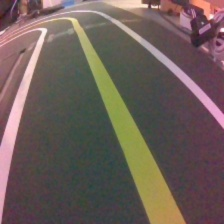
#> input picture opencv_start/img/track_left.jpg, 224 x 224 px, given in place of solidWhiteRight.mp4, which was not available
$ python 04_lanedetect.py
#> lines starting #> are read from the running program, lines starting #| are printed output that depends on the picture; after the words box and inside, x2 and y2 are one past the last pixel; in counts of white or black regions, pixels touching at a corner belong together; long printed decimals are rounded; pictures that were not available may be replaced by others from this repository, and a replacement may not be noted
### opencv_start/OpenCV_Utils.py
import cv2
import numpy as np


# [16 lines left out: functions imageRead, imageShow, not called in this run]


def imageWrite(imagename, image):
    return cv2.imwrite(imagename, image)


def imageCopy(src):
    return np.copy(src)


# [52 lines left out: functions Video, imageParameters, not called in this run]


def getPixel(image, x, y, c=None):
    return image[y, x, c]


def setPixel(image, x, y, value, c=None):
    image[y, x, c] = value
    return image


def CutRectROI(image, x1, y1, x2, y2):
    return image[y1:y2, x1:x2]


# [4 lines left out: function PasteRectROI, not called in this run]


def makeBlackImage(image, color=False):
    height, width = image.shape[0], image.shape[1]
    if color is True:
        return np.zeros((height, width, 3), np.uint8)
    else:
        if len(image.shape) == 2:
            return np.zeros((height, width), np.uint8)
        else:
            return np.zeros((height, width, 3), np.uint8)


def fillPolyROI(image, points):
    if len(image.shape) == 2:
        channels = 1
    else:
        channels = image.shape[2]
    mask = makeBlackImage(image)
    ignore_mask_color = (255,) * channels
    cv2.fillPoly(mask, points, ignore_mask_color)
    return mask


def polyROI(image, points):
    mask = fillPolyROI(image, points)
    return cv2.bitwise_and(image, mask)


def convertColor(image, flag=cv2.COLOR_BGR2GRAY):
    return cv2.cvtColor(image, flag)


def splitImage(image):
    return cv2.split(image)


def mergeImage(channel1, channel2, channel3):
    return cv2.merge((channel1, channel2, channel3))


def rangeColor(image, lower, upper):
    result = imageCopy(image)
    return cv2.inRange(result, lower, upper)


# [4 lines left out: function splitColor, not called in this run]


def drawLine(image, point1, point2, color=(255, 0, 0), thickness=3, lineType=cv2.LINE_AA):
    result = imageCopy(image)
    return cv2.line(result, point1, point2, color, thickness, lineType)


def drawRect(image, point1, point2, color=(255, 0, 0), thickness=3, lineType=cv2.LINE_AA):
    result = imageCopy(image)
    return cv2.rectangle(result, point1, point2, color, thickness, lineType)


def drawCircle(image, center, radius, color=(255, 0, 0), thickness=3, lineType=cv2.LINE_AA):
    result = imageCopy(image)
    return cv2.circle(result, center, radius, color, thickness, lineType)


def drawEllipse(image, center, axis, angle, startAngle, endAngle, color=(255, 0, 0), thickness=3, lineType=cv2.LINE_AA):
    result = imageCopy(image)
    return cv2.ellipse(result, center, axis, angle, startAngle, endAngle, color, thickness, lineType)


# [4 lines left out: function drawPolygon, not called in this run]


def drawText(image, text, point=(10, 10), font=cv2.FONT_HERSHEY_PLAIN, fontScale=2.0, color=(255,255,255), thickness=3, lineType=cv2.LINE_AA):
    result = imageCopy(image)
    return cv2.putText(result, text, point, font, fontScale, color, thickness, lineType)


def addImage(image1, image2):
    return cv2.add(image1, image2)


# [5 lines left out: function addWeightedImage, not called in this run]


def imageThreshold(image, thresh=128, maxval=255, type=cv2.THRESH_BINARY):
    _, res = cv2.threshold(image, thresh=thresh, maxval=maxval, type=type)
    return res


def imageBlur(image, ksize):
    size = ((ksize+1) * 2 - 1, (ksize+1) * 2 - 1)
    return cv2.blur(image, size)


def imageGaussianBlur(image, ksize, sigmaX, sigmaY):
    size = ((ksize+1) * 2 - 1, (ksize+1) * 2 - 1)
    return cv2.GaussianBlur(image, ksize=size, sigmaX=sigmaX, sigmaY=sigmaY)


def imageMedianBlur(image, size):
    ksize = (size+1) * 2 - 1
    return cv2.medianBlur(image, ksize)


def imageBilateralFilter(image, size, sigmaColor, sigmaSpace):
    d = (size+1) * 2 - 1
    return cv2.bilateralFilter(image, d, sigmaColor=sigmaColor, sigmaSpace=sigmaSpace)


def imageFiltering(image, kernel, ddepth=-1):
    return cv2.filter2D(image, ddepth, kernel)


# [22 lines left out: functions imageEdgePrewitt, imageEdgeSobel, imageEdgeScharr, not called in this run]


def imageEdgeLaplacianCV(image):
    return cv2.Laplacian(image, -1)


# [14 lines left out: functions imageEdgeLaplacianFilter2D, imageEdgeLoG, not called in this run]


def cannyEdge(image, threshold1=100, threshold2=200):
    return cv2.Canny(image, threshold1, threshold2)


# [30 lines left out: functions computeHist, histogramEqualize, not called in this run]


def imageDilation(image, kernel, iterations):
    return cv2.dilate(image, kernel=kernel, iterations=iterations)


def imageErosion(image, kernel, iterations):
    return cv2.erode(image, kernel=kernel, iterations=iterations)


# [17 lines left out: functions imageMorphologicalGradient, imageOpening, imageClosing, not called in this run]


def imageMorphologyKernel(flag=cv2.MORPH_RECT, size=5):
    return cv2.getStructuringElement(flag, (size, size))


def imageMorphologyEx(image, op, kernel, iterations=1):
    return cv2.morphologyEx(image, op=op, kernel=kernel, iterations=iterations)


# [40 lines left out: functions imageResize, imageTranslation, imageRotation, imageAffineTransformation, imagePerspectiveTransformation, not called in this run]


def houghLines(image, rho=1, theta=np.pi/180, threshold=100):
    return cv2.HoughLines(image, rho, theta, threshold)


# [16 lines left out: function drawHoughLines, not called in this run]


def houghLinesP(image, rho=1.0, theta=np.pi/180, threshold=100, minLineLength=10, maxLineGap=100):
    return cv2.HoughLinesP(image, rho, theta, threshold, minLineLength=minLineLength, maxLineGap=maxLineGap)


# [52 lines left out: functions drawHoughLinesP, splitTwoSideLines, splitOneSideLines, medianPoint, not called in this run]


def interpolate(x1, y1, x2, y2, y):
    return int(float(y - y1) * float(x2-x1) / float(y2-y1) + x1)


# [28 lines left out: functions lineFittingOneSide, lineFitting, not called in this run]


def houghCircles(image, method=cv2.HOUGH_GRADIENT, dp = 1, minDist = 10, canny = 50, threshold = 30, minRadius = 0, maxRadius = 0):
    circles = cv2.HoughCircles(image, method, dp, minDist, param1=canny, param2=threshold, minRadius=minRadius, maxRadius=maxRadius)
    return circles


# [8 lines left out: function drawHoughCircles, not called in this run]

### opencv_start/04_lanedetect.py
from OpenCV_Functions import *

min_y = 0
def splitLines(lines):
    left_x = []
    left_y = []
    right_x = []
    right_y = []
    for line in lines:
        x1 = line[0,0]
        y1 = line[0,1]
        x2 = line[0,2]
        y2 = line[0,3]
        slope = (float)(y2-y1)/(float)(x2-x1)
        if abs(slope) < 0.5:
            continue
        if slope <= 0:
            left_x.append([x1, x2])
            left_y.append([y1, y2])
        else:
            right_x.append([x1, x2])
            right_y.append([y1, y2])
    return left_x, left_y, right_x, right_y


def meanPoint(x):
    sum1 = 0
    sum2 = 0
    for x1, x2 in x:
        sum1 += x1
        sum2 += x2
    sum1 = int(float(sum1)/float(len(x)))
    sum2 = int(float(sum2)/float(len(x)))
    return [sum1, sum2]

def medianPoint(x):
    xx = sorted(x)
    return xx[(int)(len(xx)/2)]


def interpolate(list_x, list_y, y):
    x1 = list_x[0]
    x2 = list_x[1]
    y1 = list_y[0]
    y2 = list_y[1]
    return int(float(y - y1) * float(x2-x1) / float(y2-y1) + x1)


def lineFitting(image, left_x, left_y, right_x, right_y):
    result = imageCopy(image)
    height = image.shape[0]
    lx = meanPoint(left_x)
    ly = meanPoint(left_y)
    rx = meanPoint(right_x)
    ry = meanPoint(right_y)
    min_y = int(height*0.6)
    max_y = height
    min_x_left = interpolate(lx, ly, min_y)
    max_x_left = interpolate(lx, ly, max_y)
    min_x_right = interpolate(rx, ry, min_y)
    max_x_right = interpolate(rx, ry, max_y)
    cv2.line(result, (min_x_left, min_y), (max_x_left, max_y), (0, 0, 255), 3)
    cv2.line(result, (min_x_right, min_y), (max_x_right, max_y), (0, 0, 255), 3)
    return result

def lineFitting2(image, left_x, left_y, right_x, right_y):
    global min_y
    global goalX
    global goalY
    result = imageCopy(image)
    height = image.shape[0]
    if(left_x and left_y):
        lx = meanPoint(left_x)
        ly = meanPoint(left_y)
        #print('lx')
        #print(lx)
        slope = (float)(ly[1]-ly[0])/(float)(lx[1]-lx[0])
        print(slope)
        max_ly = max(ly)
        #print(max_ly)
        min_x_left = interpolate(lx, ly, min_y)
        max_x_left = min(lx) #lx[1] #interpolate(lx, ly, ly)
        #print(max_x_left)
        cv2.line(result, (min_x_left, min_y), (max_x_left, max_ly), (0, 0, 255), 3)
    if(right_x and right_y):
        rx = meanPoint(right_x)
        ry = meanPoint(right_y)
        max_ry = max(ry)
        min_x_right = interpolate(rx, ry, min_y)
        max_x_right = max(rx) #rx[1] #interpolate(rx, ry, ry)
        cv2.line(result, (min_x_right, min_y), (max_x_right, max_ry), (0, 0, 255), 3)
    #roadWidth = max_x_right - min_x_left
    #goalX = int(roadWidth/2)
    #print('roadWidth:{} goalX:{}'.format(roadWidth, goalX))
    return result


def imageProcessing(image):
    global min_y
    result = imageCopy(image)
    image_gray = convertColor(image, cv2.COLOR_BGR2GRAY)
    #image_edge = cannyEdge(image_gray, 100, 200)
    height, width = image.shape[:2]

    min_y = int(height*0.75)
    pt1 = (width*0.00, min_y) #height*0.45)
    pt2 = (width*1.00, min_y)
    pt3 = (width*1.00, height*0.95)
    pt4 = (width*0.00, height*0.95)
    roi_corners = np.array([[pt1, pt2, pt3, pt4]], dtype=np.int32)
    result = polyROI(result, roi_corners)

    result = cannyEdge(result, 100, 200)
    lines = houghLinesP(result, 1, np.pi/180, 10, 10)
    lx, ly, rx, ry = splitLines(lines)
    result3 = lineFitting2(image, lx, ly, rx, ry)

    #result = lineFitting(image, lines, (0, 0, 255), 5, 5. * np.pi / 180.)
    return result3

def VideoProcessing(openpath, savepath = "output.avi"):
#> called with openpath = './solidWhiteRight.mp4'
    cap = cv2.VideoCapture(openpath)
    if cap.isOpened():
        print("Video Opened")
    else:
        print("Video Not Opened")
        print("Program Abort")
        exit()
    fps = cap.get(cv2.CAP_PROP_FPS)
    width = int(cap.get(cv2.CAP_PROP_FRAME_WIDTH))
    height = int(cap.get(cv2.CAP_PROP_FRAME_HEIGHT))
    fourcc = int(cap.get(cv2.CAP_PROP_FOURCC))
    #out = cv2.VideoWriter(savepath, fourcc, fps, (width, height), True)
    #cv2.namedWindow("Input", cv2.WINDOW_GUI_EXPANDED)
    cv2.namedWindow("Output", cv2.WINDOW_GUI_EXPANDED)
    import OpenCV_Functions
    while cap.isOpened():
        # Capture frame-by-frame
        ret, frame = cap.read()
#> frame is the input picture: shape (224, 224, 3); mean B, G, R 88.3, 93.8, 108.6
        if ret:
            # Our operations on the frame come here
            output = imageProcessing(frame)
#> in convertColor, `return cv2.cvtColor(image, flag)`:
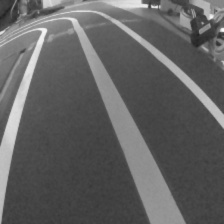
#> returned value: shape (224, 224); min 33, max 248, mean 97.6
#> in fillPolyROI, `mask = makeBlackImage(image)`: mask: shape (224, 224, 3); every value is 0
#> in fillPolyROI, `cv2.fillPoly(mask, points, ignore_mask_color)`:
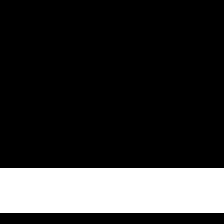
#> mask: shape (224, 224, 3); 20.1% white; 1 white region, box (x1, y1, x2, y2) and area: (0, 168, 224, 213) 10080
#> in polyROI, `return cv2.bitwise_and(image, mask)`:
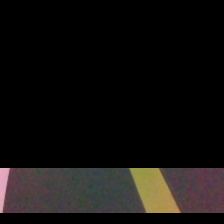
#> returned value: shape (224, 224, 3); mean of channels 0, 1, 2 14.6, 16, 18.4; drawn as B, G, R
#> in cannyEdge, `return cv2.Canny(image, threshold1, threshold2)`:
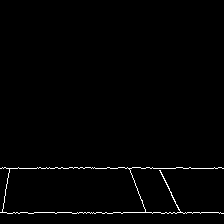
#> returned value: shape (224, 224); 1.2% white in thin lines or dots, all inside (x1, y1, x2, y2) = (0, 167, 224, 214)
#> in imageProcessing, `lines = houghLinesP(result, 1, np.pi/180, 10, 10)`: lines = [[0, 168, 223, 168], [0, 212, 220, 212], [2, 167, 221, 167], [130, 170, 145, 210], [7, 213, 223, 213], [171, 195, 179, 210], [2, 211, 8, 173], [166, 184, 179, 209], [160, 170, 171, 192]]
#> the loop in splitLines, `for line in lines:` made 9 passes
#> (x1, y1, x2, y2, slope) on passes 1 to 9: (0, 168, 223, 168, 0), (0, 212, 220, 212, 0), (2, 167, 221, 167, 0), (130, 170, 145, 210, 2.67), (7, 213, 223, 213, 0), (171, 195, 179, 210, 1.88), (2, 211, 8, 173, -6.33), (166, 184, 179, 209, 1.92), (160, 170, 171, 192, 2)
#> after the loop in splitLines, `for line in lines:`: left_x = [[2, 8]]; left_y = [[211, 173]]; right_x = [[130, 145], [171, 179], [166, 179], [160, 171]]; right_y = [[170, 210], [195, 210], [184, 209], [170, 192]]
#> in imageProcessing, `lx, ly, rx, ry = splitLines(lines)`: lx = [[2, 8]]; ly = [[211, 173]]; rx = [[130, 145], [171, 179], [166, 179], [160, 171]]; ry = [[170, 210], [195, 210], [184, 209], [170, 192]]
#> the loop in meanPoint, `for x1, x2 in x:` made 1 pass
#> (x1, x2, sum1, sum2) on pass 1: (2, 8, 2, 8)
#> after the loop in meanPoint, `for x1, x2 in x:`: sum1 = 2; sum2 = 8
#> in lineFitting2, `lx = meanPoint(left_x)`: lx = [2, 8]
#> the loop in meanPoint (call 2), `for x1, x2 in x:` made 1 pass
#> (x1, x2, sum1, sum2) on pass 1: (211, 173, 211, 173)
#> in lineFitting2, `ly = meanPoint(left_y)`: ly = [211, 173]
#> in lineFitting2, `slope = (float)(ly[1]-ly[0])/(float)(lx[1]-lx[0])`: slope = -6.33
#| -6.333
#> in lineFitting2, `max_ly = max(ly)`: max_ly = 211
#> in interpolate, `x1 = list_x[0]`: x1 = 2
#> in interpolate, `x2 = list_x[1]`: x2 = 8
#> in interpolate, `y1 = list_y[0]`: y1 = 211
#> in interpolate, `y2 = list_y[1]`: y2 = 173
#> in lineFitting2, `min_x_left = interpolate(lx, ly, min_y)`: min_x_left = 8
#> in lineFitting2, `max_x_left = min(lx)`: max_x_left = 2
#> in lineFitting2, `rx = meanPoint(right_x)`: rx = [156, 168]
#> in lineFitting2, `ry = meanPoint(right_y)`: ry = [179, 205]
#> in lineFitting2, `max_ry = max(ry)`: max_ry = 205
#> in lineFitting2, `min_x_right = interpolate(rx, ry, min_y)`: min_x_right = 150
#> in lineFitting2, `max_x_right = max(rx)`: max_x_right = 168
#> in lineFitting2, `cv2.line(result, (min_x_right, min_y), (max_x_right, max_ry), (0, 0, 2..`:
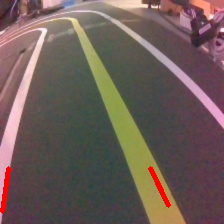
#> result: shape (224, 224, 3); mean B, G, R 87.3, 92.6, 109.3
            # Write frame-by-frame
            #out.write(output)
            # Display the resulting frame
            #cv2.imshow("Input", frame)
            cv2.imshow("Output", output)
        else:
            break
        # waitKey(int(1000.0/fps)) for matching fps of video
        if cv2.waitKey(int(1000.0/fps)) & 0xFF == ord('q'):
#> (key q is pressed here)
            break
    # When everything done, release the capture
    cap.release()
    #out.release()
    cv2.destroyAllWindows()
    return

road_video_01 = "./solidWhiteRight.mp4"

#VideoProcessing(road_video_01, "output03v.mp4")
VideoProcessing(road_video_01, None)

$ run again, on opencv_start/img/track_right_toomuch.jpg
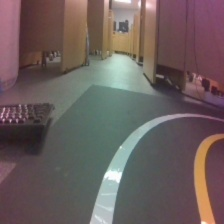
#> input picture opencv_start/img/track_right_toomuch.jpg, 224 x 224 px, given in place of solidWhiteRight.mp4, which was not available
#> in VideoProcessing, frame is the input picture: shape (224, 224, 3); mean B, G, R 93.1, 94.4, 107.7
#> in cannyEdge, `return cv2.Canny(image, threshold1, threshold2)`:
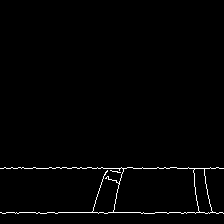
#> returned value: shape (224, 224); 1.3% white in thin lines or dots, all inside (x1, y1, x2, y2) = (0, 167, 224, 214)
#> lines = [[0, 168, 223, 168], [0, 212, 222, 212], [4, 167, 218, 167], [2, 213, 223, 213], [193, 170, 198, 210], [204, 170, 211, 210], [114, 204, 121, 174], [93, 207, 105, 172], [113, 211, 121, 175], [106, 171, 204, 169]]
#> the loop in splitLines, `for line in lines:` made 10 passes
#> (x1, y1, x2, y2, slope) on passes 1 to 8: (0, 168, 223, 168, 0), (0, 212, 222, 212, 0), (4, 167, 218, 167, 0), (2, 213, 223, 213, 0), (193, 170, 198, 210, 8), (204, 170, 211, 210, 5.71), (114, 204, 121, 174, -4.29), (93, 207, 105, 172, -2.92)
#> after the loop in splitLines, `for line in lines:`: left_x = [[114, 121], [93, 105], [113, 121]]; left_y = [[204, 174], [207, 172], [211, 175]]; right_x = [[193, 198], [204, 211]]; right_y = [[170, 210], [170, 210]]
#> in imageProcessing, `lx, ly, rx, ry = splitLines(lines)`: lx = [[114, 121], [93, 105], [113, 121]]; ly = [[204, 174], [207, 172], [211, 175]]; rx = [[193, 198], [204, 211]]; ry = [[170, 210], [170, 210]]
#> the loop in meanPoint, `for x1, x2 in x:` made 3 passes
#> (x1, x2, sum1, sum2) on passes 1 to 3: (114, 121, 114, 121), (93, 105, 207, 226), (113, 121, 320, 347)
#> after the loop in meanPoint, `for x1, x2 in x:`: sum1 = 320; sum2 = 347
#> in meanPoint, `sum1 = int(float(sum1)/float(len(x)))`: sum1 = 106
#> in meanPoint, `sum2 = int(float(sum2)/float(len(x)))`: sum2 = 115
#> in lineFitting2, `lx = meanPoint(left_x)`: lx = [106, 115]
#> the loop in meanPoint (call 2), `for x1, x2 in x:` made 3 passes
#> (x1, x2, sum1, sum2) on passes 1 to 3: (204, 174, 204, 174), (207, 172, 411, 346), (211, 175, 622, 521)
#> in lineFitting2, `ly = meanPoint(left_y)`: ly = [207, 173]
#> in lineFitting2, `slope = (float)(ly[1]-ly[0])/(float)(lx[1]-lx[0])`: slope = -3.78
#| -3.778
#> max_ly = 207
#> in interpolate, `x1 = list_x[0]`: x1 = 106
#> in interpolate, `x2 = list_x[1]`: x2 = 115
#> in interpolate, `y1 = list_y[0]`: y1 = 207
#> in interpolate, `y2 = list_y[1]`: y2 = 173
#> min_x_left = 116
#> max_x_left = 106
#> in lineFitting2, `rx = meanPoint(right_x)`: rx = [198, 204]
#> in lineFitting2, `ry = meanPoint(right_y)`: ry = [170, 210]
#> max_ry = 210
#> min_x_right = 197
#> max_x_right = 204
#> in lineFitting2, `cv2.line(result, (min_x_right, min_y), (max_x_right, max_ry), (0, 0, 2..`:
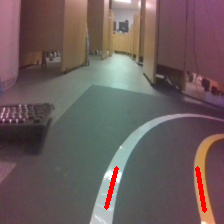
#> result: shape (224, 224, 3); mean B, G, R 91.9, 92.9, 108.1
